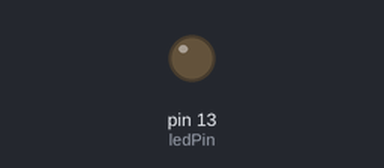
A sketch run on a simulated Arduino Uno, built with avr-gcc and run on an emulated ATmega328P. Shown: output pins drawn as LEDs (lit = HIGH).

Above: at 2.0 s.
At 4.0 s:
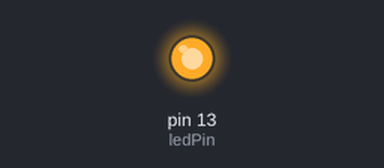
Timing chart, 0 to 6.2 s (numbered marks = the images above):
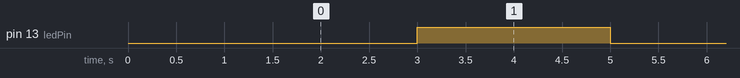

Measured:
- by itself, pin 13 (ledPin): alternates HIGH for 2.0 s and LOW for 2.0 s

The sketch:

LED_BLINK.ino
```cpp
const int ledPin = 13;

void setup()
{
  pinMode(ledPin, OUTPUT);
  digitalWrite(ledPin, LOW);
  Serial.begin(9600);
  delay(1000);
}

void loop()
{
  digitalWrite(ledPin, LOW);
  delay(2000);
  digitalWrite(ledPin, HIGH);
  delay(2000);
}
```
